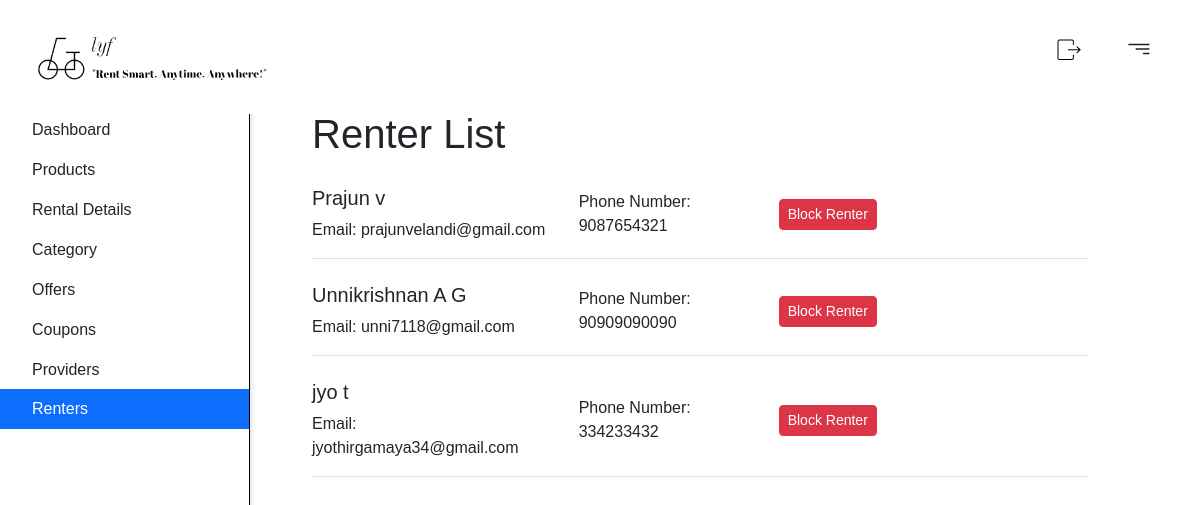
Before: /renterList (signed in) with the older database file.
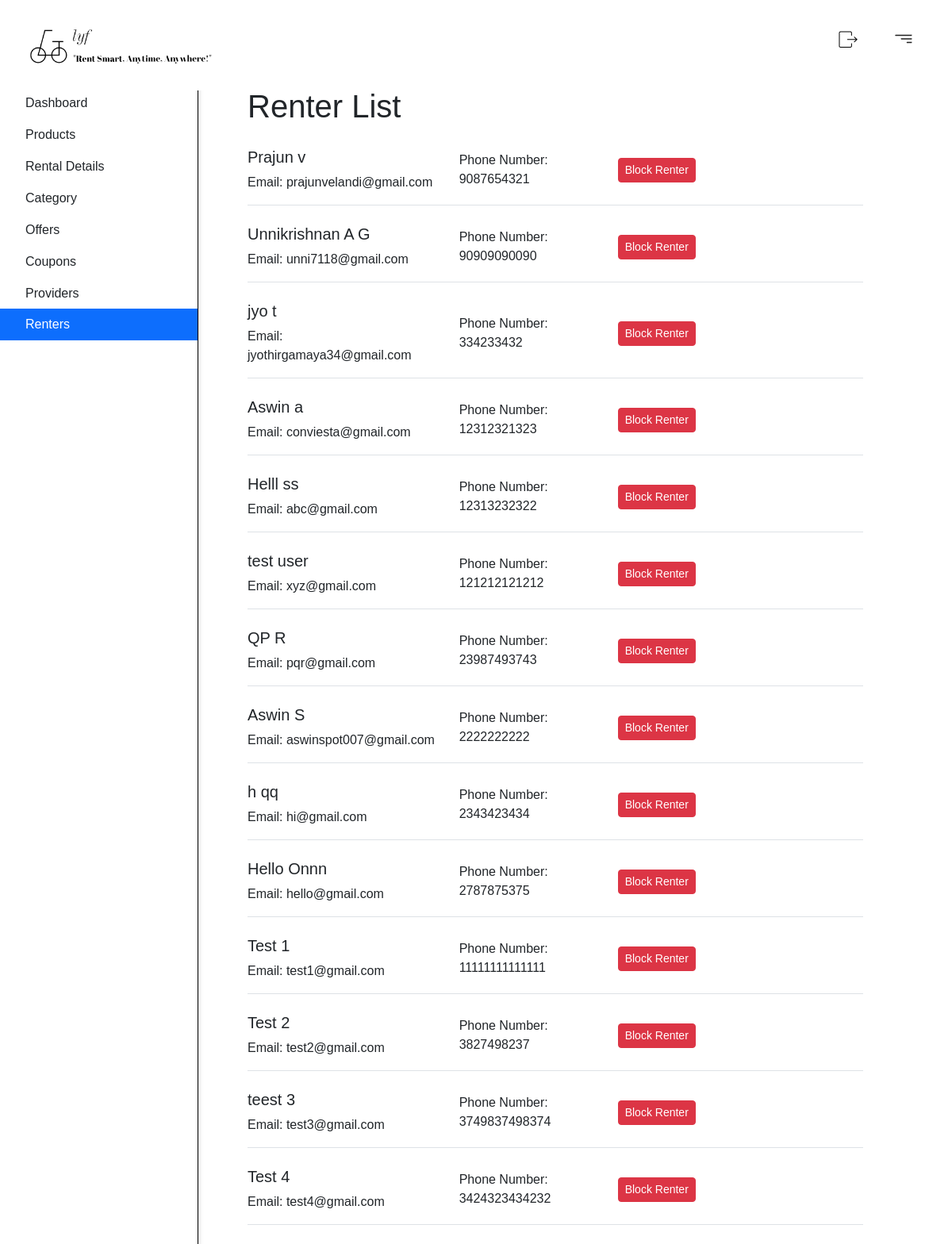
After: the same page with the newer database file.
### user/models.py (models this page shows, shortened)
class CustomUser(AbstractBaseUser, PermissionsMixin):
    phone_number_validator = RegexValidator(
        regex=r'^\d{1,15}$',  # This regex allows 1 to 15 digits
        message='Phone number must contain only digits.',
        code='invalid_phone_number'
    )
    email = models.EmailField(unique=True)
    first_name = models.CharField(max_length=30)
    last_name = models.CharField(max_length=30,null=True)
    phone_number = models.CharField(
        max_length=15,
        blank=True,
        null=True,
        validators=[phone_number_validator]
    )
    is_active = models.BooleanField(default=True)
    is_staff = models.BooleanField(default=False)
    is_super = models.BooleanField(default=False)
    date_joined = models.DateTimeField(default=timezone.now)
    referrer = models.ForeignKey('self',on_delete=models.SET_NULL,null=True,blank=True,related_name='referred_users')
    referral_code = models.CharField(max_length=10,unique=True,blank=True,null=True)
    objects = CustomUserManager()
    USERNAME_FIELD = 'email'
    REQUIRED_FIELDS = ['first_name', 'last_name','phone_number']
    def get_full_name(self):
        return f"{self.first_name} {self.last_name}"
    class Meta:
        verbose_name = 'User'
        verbose_name_plural = 'Users'

### adminPanel/views.py (the view)
    def wrapper(request, *args, **kwargs):
        if request.user.is_authenticated and request.user.is_staff:
            return view_func(request, *args, **kwargs)
        else:
            return HttpResponseForbidden("You don't have permission to access this page.")

### adminPanel/views.py (called while the page is built)
def admin_access_required(view_func):
    def wrapper(request, *args, **kwargs):
        if request.user.is_authenticated and request.user.is_staff:
            return view_func(request, *args, **kwargs)
        else:
            return HttpResponseForbidden("You don't have permission to access this page.")
    return wrapper

@admin_access_required
def renterList(request):
    renter=CustomUser.objects.all().exclude(is_staff=True)
    return render(request,'adminPanel/renterList.html',{'renter':renter})

### templates/adminPanel/renterList.html (shortened to what this page needs)
{% extends 'adminPanel/adminPanel.html' %}
{% block content %}
<div id="sidebarMenu" class="sidebar bg-white">
    <div class="position-sticky">
        <div class="list-group list-group-flush">
            <a href="{% url 'adminPanel:adminPanel' %}" class="list-group-item list-group-item-action py-2 ripple">
                <span>Dashboard</span>
            </a>
            <a href="{% url 'adminPanel:adminProducts' %}" class="list-group-item list-group-item-action py-2 ripple">
                <span>Products</span>
            </a>
            <a href="{% url 'order:rental_management' %}" class="list-group-item list-group-item-action py-2 ripple">
                <span>Rental Details</span>
            </a>
            <a href="{% url 'adminPanel:adminCategory' %}" class="list-group-item list-group-item-action py-2 ripple">
                <span>Category</span>
            </a>
            <a href="{% url 'adminPanel:user_offers' %}" class="list-group-item list-group-item-action py-2 ripple">
                <span>Offers</span>
            </a>
            <a href="{% url 'adminPanel:coupons_page' %}" class="list-group-item list-group-item-action py-2 ripple">
                <span>Coupons</span>
            </a>
            <a href="{% url 'adminPanel:providerList' %}" class="list-group-item list-group-item-action py-2 ripple">
                <span>Providers</span>
            </a>
            <a href="{% url 'adminPanel:renterList' %}" class="list-group-item list-group-item-action py-2 ripple active">
                <span>Renters</span>
            </a>
        </div>
    </div>
</div>
<div id="productContent" class="container d-flex flex-column" style="max-width: 800px; height: 500px; margin-top: 110px; margin-left: 300px;">
    <h1 class="text-2xl">Renter List</h1>
    {% if renter %}
        <ul class="list-unstyled" style="margin-top: 20px;">
            {% for user in renter %}
                <li class="mb-4 pb-3 border-bottom">
                    <div class="row align-items-center">
                        <div class="col-md-4">
                            <h5>{{ user.get_full_name }}</h5>
                            <p class="mb-0">Email: {{ user.email }}</p>
                        </div>
                        <div class="col-md-3">
                            <p class="mb-0">Phone Number: {{ user.phone_number }}</p>
                        </div>
                        <div class="col-md-3 text-md-right">
                            <form method="post" action="{% url 'adminPanel:blockUnblockUserRenter' user.id %}"
                                class="d-inline">
                                {% if user.is_active %}
                                    <button type="submit" class="btn btn-danger btn-sm">Block Renter</button>
                                {% else %}
                                    <button type="submit" class="btn btn-success btn-sm">Unblock Renter</button>
                                {% endif %}
                            </form>
                        </div>
                    </div>
                </li>
            {% endfor %}
        </ul>
    {% else %}
        <div class="alert alert-info mt-4">
            No Renters found.
        </div>
    {% endif %}
</div>
{% endblock %}

Changed rows visible on the page:
added CustomUser: get_full_name "Aswin a", email "conviesta@gmail.com", phone_number "12312321323", is_active "Block Renter"
added CustomUser: get_full_name "Helll ss", email "abc@gmail.com", phone_number "12313232322", is_active "Block Renter"
added CustomUser: get_full_name "test user", email "xyz@gmail.com", phone_number "121212121212", is_active "Block Renter"
added CustomUser: get_full_name "QP R", email "pqr@gmail.com", phone_number "23987493743", is_active "Block Renter"
added CustomUser: get_full_name "Aswin S", email "aswinspot007@gmail.com", phone_number "2222222222", is_active "Block Renter"
added CustomUser: get_full_name "h qq", email "hi@gmail.com", phone_number "2343423434", is_active "Block Renter"
added CustomUser: get_full_name "Hello Onnn", email "hello@gmail.com", phone_number "2787875375", is_active "Block Renter"
added CustomUser: get_full_name "Test 1", email "test1@gmail.com", phone_number "11111111111111", is_active "Block Renter"
added CustomUser: get_full_name "Test 2", email "test2@gmail.com", phone_number "3827498237", is_active "Block Renter"
added CustomUser: get_full_name "teest 3", email "test3@gmail.com", phone_number "3749837498374", is_active "Block Renter"
added CustomUser: get_full_name "Test 4", email "test4@gmail.com", phone_number "3424323434232", is_active "Block Renter"
